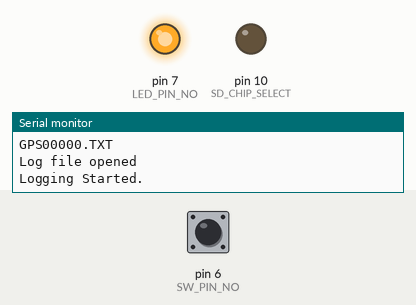
The sketch below on a simulated Arduino Uno, built with avr-gcc and run on an emulated ATmega328P. Shown: output pins drawn as LEDs (lit = HIGH), the last lines printed to the serial monitor. Inputs (shaded band) come from the test bench; at power-on: pin 6 (SW_PIN_NO) HIGH. Storage starts empty.

Above: at 6.4 s.
6.5 s: pin 6 (SW_PIN_NO) pulled LOW for 0.15 s
At 6.58 s:
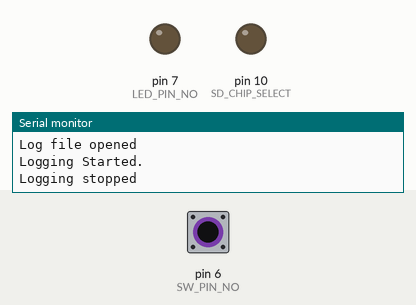
9.6 s: pin 6 (SW_PIN_NO) pulled LOW for 3.2 s
At 13.3 s:
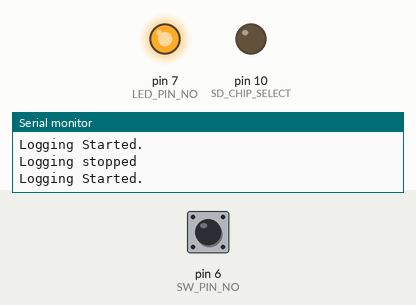
Timing chart, 0 to 14.8 s (numbered marks = the images above; inputs shaded):
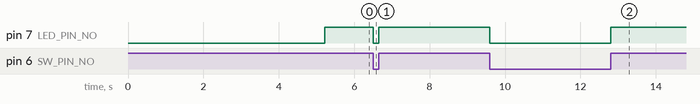

The sketch:

GPSLogger4lite.ino
```cpp
// GPS Logger version 4.0 lite

// lite version (without M096P4BL) of GPS logger 4

/* with
   u-Blox GM-8013T
   SDcard
*/

/* note
  Arudino-SDcard
  The circuit:
   SD card attached to SPI bus as follows:
 ** MOSI - pin 11 on Arduino Uno/Duemilanove/Diecimila
 ** MISO - pin 12 on Arduino Uno/Duemilanove/Diecimila
 ** CLK - pin 13 on Arduino Uno/Duemilanove/Diecimila
 ** CS - depends on your SD card shield or module. ->10
*/

/* Arduino - GM-8013T (with software serial)
    RX: 8 - 3 (TTL output)
    TX: 9 - 4 (TTL input)
*/

/* flow
  初期化ステップ1(シリアルポート、ソフトウェアシリアル、OLEDの初期化)
  初期化ステップ2(GPSの設定：データの受信間隔・GPSより出力/ログするセンテンスの設定)
  初期化ステップ3(SD・ファイルの初期化)
  データを受信し、GPRMCもしくはGNRMCセンテンスのチェック→有効なRMCセンテンスならば日付を得る
  日付、および既存ファイルと重複しないようファイル名を決定
  ファイル作成日を指定していったんファイルをopen→close

  loop
  データ受信
  LED点灯
  ファイルが有効ならば
    ファイルをopen
    データをファイルに記録(シリアルに出力)
    ファイルをclose
    LED消灯
  GPRMCもしくはGNRMCセンテンスのチェック、RMCセンテンスならば
    有効なRMCセンテンスならば
      validのindicator をOLEDに表示
      緯度・経度・日付・時刻を得て、OLEDに情報を表示
    でなければ
      invalid dataであることの表示
  loop end

*/

// uncomment if debug and use serial
#define DEBUG_SERIAL

#include <SD.h>
#include <SoftwareSerial.h>
#include <MsTimer2.h>

#define SD_CHIP_SELECT 10
#define TimeZone (9)
#define SW_PIN_NO 6
#define LED_PIN_NO 7
#define BUFSIZE 200

// initialize the library with the numbers of the interface pins
SoftwareSerial gps(8, 9); // RX, TX

File logFile;

char strbuf[BUFSIZE];
char filename[13];
bool fileEnable;
bool runMode;
bool logFileOpened;

void setup()
{
#ifdef DEBUG_SERIAL
  Serial.begin(115200);
  delay(1000);
  Serial.println("GPS Logger Start");
#endif

  pinMode(LED_PIN_NO, OUTPUT) ;      // LEDに接続
  pinMode(SW_PIN_NO, INPUT_PULLUP ) ; // SW に接続し内部プルアップに設定

  // initialize and GPS
  delay(1000);
  gps.begin(9600); // Software Serial
  // configure output of GM - 8013T
  configure_GP8013T();

#ifdef DEBUG_SERIAL
  Serial.println("GPS ready");
#endif

  delay(1000);

// initialize SD card
  filename[0]='\0';
  pinMode(SD_CHIP_SELECT, OUTPUT);
  if (SD.begin(SD_CHIP_SELECT)) {
    fileEnable = checkSDFile();
  } else {
    fileEnable=false;
  }
  logFileOpened=false;
  delay(2000);

  // enable timer2
  MsTimer2::set(60000, flushSD);
  MsTimer2::start();

  runMode = 0;
}

void loop()
{
  int swStatus;

  swStatus = digitalRead(SW_PIN_NO);
  if (runMode == 1 && swStatus == LOW) {
    runMode = 0; // logging turn off
#ifdef DEBUG_SERIAL
  Serial.println("Logging stopped");
#endif
    digitalWrite(LED_PIN_NO, LOW);
    if (logFileOpened == true) {
      logFile.close();
      logFileOpened = false;
    }
  } else if (runMode == 0 && swStatus == HIGH) { // logging turn on
    runMode = 1;
    if (logFileOpened == false) {
      if(!fileEnable) {
        fileEnable = checkSDFile();
      }
      if(fileEnable) {
        logFile = SD.open(filename, FILE_WRITE);
      }

      if(logFile & fileEnable) {
        logFileOpened=true;
        digitalWrite(LED_PIN_NO, HIGH);
#ifdef DEBUG_SERIAL
        Serial.println("Logging Started.");
#endif
      }
    }
  }
  doLogging();
}

void doLogging()
{

  if (gps.available()) {  // if recived serial signal
//    digitalWrite(LED_PIN_NO,HIGH);
    recvStr();   // read serial data to string buffer
#ifdef DEBUG_SERIAL
  Serial.print(strbuf);
#endif
    if (logFileOpened == true) {
      logFile.print(strbuf);
//      logFile.flush();
    }
  }
}

// recieve string from GPS
void recvStr()
{
  int i = 0;
  char c;
  while (1) {
    if (gps.available()) {
      c = gps.read();
      strbuf[i] = c;
      if (c == '\n') break;
      i++;
    }
  }
  i++;
  strbuf[i] = '\0';  // \0: end of string
}

bool checkSDFile()
{
    for (unsigned int index = 0; index < 65535; index++) {
        char fileTmp[13];
        sprintf(fileTmp, "GPS%05d.TXT", index);
        if (!SD.exists(fileTmp)) {
            logFile = SD.open(fileTmp, FILE_WRITE);
            Serial.println(fileTmp);
            if (logFile) {
                Serial.println("Log file opened");
                strcpy(filename,fileTmp);
                logFile.close();
                return true;
            }
            Serial.println("Can't open logfile");
            break;
        }
    }
    return false;
}

void send_PUBX_packet(const char *p)
{
  uint8_t checksum = 0;
  gps.print('$');
  do {
    char c = *p++;
    if (c) {
      checksum ^= (uint8_t)c;
      gps.print(c);
    }
    else {
      break;
    }
  }
  while (1);
  gps.print('*');
  gps.println(checksum, HEX);
}

// $GNRMC, $GNVTG, $GNGGA, $GPGSV, $GLGSV, $GNGLL, $GNGSA
void configure_GP8013T()
{
  // set NMEA sentence output rate
  // "$PUBX,40", followed by
  // msgID,
  // output rate on DDC
  // output rate on USART1
  // output rate on USART2
  // output rate on USB
  // output rate on SPI
  // 0 (reserved)
  // and "*" + checksum + CRLF
  send_PUBX_packet("PUBX,40,RMC,0,5,0,0,0,0");
  send_PUBX_packet("PUBX,40,VTG,0,5,0,0,0,0");
  send_PUBX_packet("PUBX,40,GGA,0,5,0,0,0,0");
  send_PUBX_packet("PUBX,40,GSV,0,5,0,0,0,0");
  send_PUBX_packet("PUBX,40,GLL,0,5,0,0,0,0");
  send_PUBX_packet("PUBX,40,GSA,0,5,0,0,0,0");
}

void flushSD()
{
  if (logFileOpened == true) {
    digitalWrite(LED_PIN_NO, LOW);
    logFile.flush();
    delay(500);
    digitalWrite(LED_PIN_NO, HIGH);
  }
}
```

Measured:
- after the input at 6.5 s, pin 7 (LED_PIN_NO): HIGH → LOW at once, → HIGH 0.16 s later
- after the input at 9.6 s, pin 7 (LED_PIN_NO): HIGH → LOW at once, → HIGH 3.2 s later
